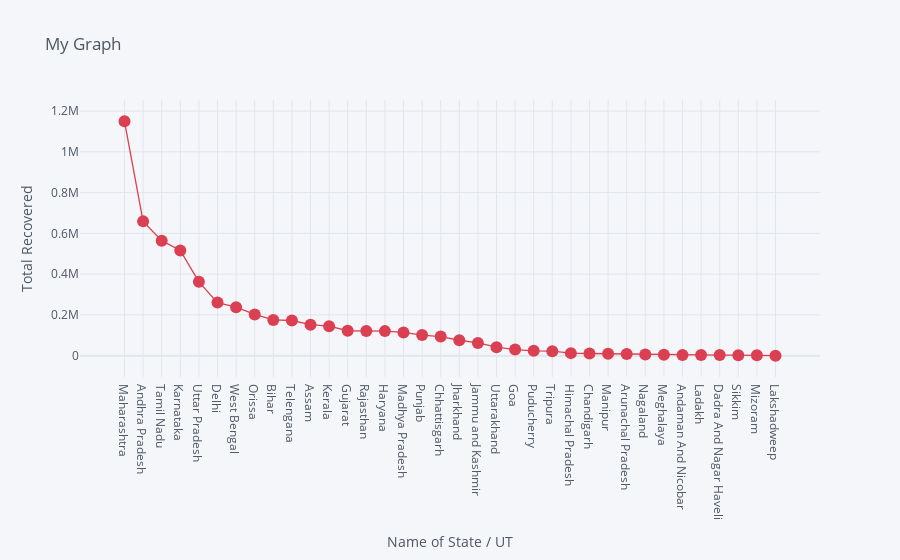

Notebook code for this chart:
### Code cell
df_recovered.iplot(kind='scatter',x='Name of State / UT',y='recovered',
                   mode='markers+lines',title='My Graph',
                   xTitle='Name of State / UT',yTitle='Total Recovered',colors='red',size=12)

### Figure 1 — Plotly figure (JSON) as saved in the notebook; plotly's stock layout.template omitted (floating-point values rounded to 4 significant figures)
{"data": [{"line": {"color": "rgba(219, 64, 82, 1.0)", "dash": "solid", "shape": "linear", "width": 1.3}, "marker": {"size": 12, "symbol": "circle"}, "mode": "markers+lines", "name": "recovered", "text": "", "type": "scatter", "x": ["Maharashtra", "Andhra Pradesh", "Tamil Nadu", "Karnataka", "Uttar Pradesh", "Delhi", "West Bengal ", "Orissa ", "Bihar ", "Telengana", "Assam ", "Kerala", "Gujarat", "Rajasthan", "Haryana", "Madhya Pradesh ", "Punjab", "Chhattisgarh ", "Jharkhand ", "Jammu and Kashmir", "Uttarakhand", "Goa ", "Puducherry ", "Tripura ", "Himachal Pradesh ", "Chandigarh ", "Manipur ", "Arunachal Pradesh ", "Nagaland ", "Meghalaya ", "Andaman And Nicobar ", "Ladakh", "Dadra And Nagar Haveli ", "Sikkim ", "Mizoram ", "Lakshadweep "], "y": [1149603, 658875, 564092, 515782, 362052, 260350, 237698, 202302, 175458, 172388, 152127, 144471, 122233, 121331, 120341, 113832, 100977, 93731, 75531, 62404, 41740, 30033, 23763, 21876, 12361, 10598, 9205, 7577, 5309, 4393, 3649, 3354, 2980, 2480, 1807, 0]}], "layout": {"legend": {"bgcolor": "#F5F6F9", "font": {"color": "#4D5663"}}, "paper_bgcolor": "#F5F6F9", "plot_bgcolor": "#F5F6F9", "title": {"font": {"color": "#4D5663"}, "text": "My Graph"}, "xaxis": {"gridcolor": "#E1E5ED", "showgrid": true, "tickfont": {"color": "#4D5663"}, "title": {"font": {"color": "#4D5663"}, "text": "Name of State / UT"}, "zerolinecolor": "#E1E5ED"}, "yaxis": {"gridcolor": "#E1E5ED", "showgrid": true, "tickfont": {"color": "#4D5663"}, "title": {"font": {"color": "#4D5663"}, "text": "Total Recovered"}, "zerolinecolor": "#E1E5ED"}}}
